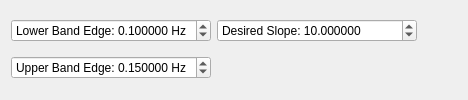
         <widget class="QWidget" name="tsbDifferentiator">
          <attribute name="title">
           <string>Differentiator</string>
          </attribute>
          <layout class="QGridLayout" name="gridLayout_12">
           <item row="0" column="0">
            <widget class="QDoubleSpinBox" name="dsbDiffLowerBandEdge">
             <property name="sizePolicy">
              <sizepolicy hsizetype="Fixed" vsizetype="Fixed">
               <horstretch>0</horstretch>
               <verstretch>0</verstretch>
              </sizepolicy>
             </property>
             <property name="minimumSize">
              <size>
               <width>200</width>
               <height>0</height>
              </size>
             </property>
             <property name="prefix">
              <string>Lower Band Edge: </string>
             </property>
             <property name="suffix">
              <string> Hz</string>
             </property>
             <property name="decimals">
              <number>6</number>
             </property>
             <property name="maximum">
              <double>0.500000000000000</double>
             </property>
             <property name="singleStep">
              <double>0.010000000000000</double>
             </property>
             <property name="value">
              <double>0.100000000000000</double>
             </property>
            </widget>
           </item>
           <item row="0" column="1">
            <widget class="QDoubleSpinBox" name="dsbDiffDesiredSlope">
             <property name="sizePolicy">
              <sizepolicy hsizetype="Fixed" vsizetype="Fixed">
               <horstretch>0</horstretch>
               <verstretch>0</verstretch>
              </sizepolicy>
             </property>
             <property name="minimumSize">
              <size>
               <width>200</width>
               <height>0</height>
              </size>
             </property>
             <property name="prefix">
              <string>Desired Slope: </string>
             </property>
             <property name="decimals">
              <number>6</number>
             </property>
             <property name="maximum">
              <double>999.990000000000009</double>
             </property>
             <property name="singleStep">
              <double>0.010000000000000</double>
             </property>
             <property name="value">
              <double>10.000000000000000</double>
             </property>
            </widget>
           </item>
           <item row="1" column="0">
            <widget class="QDoubleSpinBox" name="dsbDiffUpperBandEdge">
             <property name="sizePolicy">
              <sizepolicy hsizetype="Fixed" vsizetype="Fixed">
               <horstretch>0</horstretch>
               <verstretch>0</verstretch>
              </sizepolicy>
             </property>
             <property name="minimumSize">
              <size>
               <width>200</width>
               <height>0</height>
              </size>
             </property>
             <property name="prefix">
              <string>Upper Band Edge: </string>
             </property>
             <property name="suffix">
              <string> Hz</string>
             </property>
             <property name="decimals">
              <number>6</number>
             </property>
             <property name="maximum">
              <double>0.500000000000000</double>
             </property>
             <property name="singleStep">
              <double>0.010000000000000</double>
             </property>
             <property name="value">
              <double>0.150000000000000</double>
             </property>
            </widget>
           </item>
           <item row="0" column="2">
            <spacer name="horizontalSpacer_11">
             <property name="orientation">
              <enum>Qt::Horizontal</enum>
             </property>
             <property name="sizeHint" stdset="0">
              <size>
               <width>40</width>
               <height>20</height>
              </size>
             </property>
            </spacer>
           </item>
          </layout>
         </widget>
